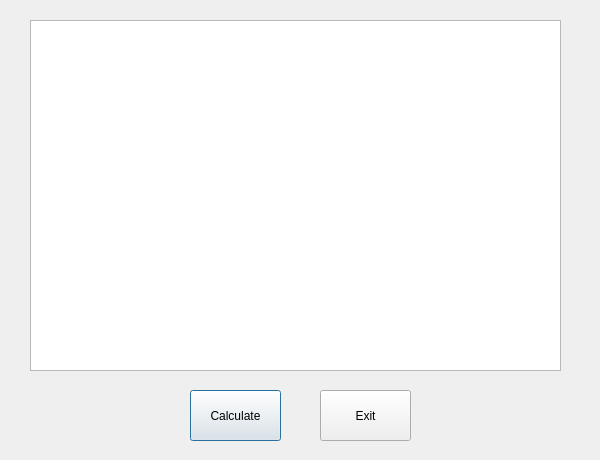
<?xml version="1.0" encoding="UTF-8"?>
<ui version="4.0">
 <class>Dialog</class>
 <widget class="QDialog" name="Dialog">
  <property name="geometry">
   <rect>
    <x>0</x>
    <y>0</y>
    <width>600</width>
    <height>460</height>
   </rect>
  </property>
  <property name="windowTitle">
   <string>Distance Traveled by Gain</string>
  </property>
  <widget class="QPushButton" name="pushButtonCalc">
   <property name="geometry">
    <rect>
     <x>190</x>
     <y>390</y>
     <width>91</width>
     <height>51</height>
    </rect>
   </property>
   <property name="text">
    <string>Calculate</string>
   </property>
  </widget>
  <widget class="QPushButton" name="pushButtonExit">
   <property name="geometry">
    <rect>
     <x>320</x>
     <y>390</y>
     <width>91</width>
     <height>51</height>
    </rect>
   </property>
   <property name="text">
    <string>Exit</string>
   </property>
  </widget>
  <widget class="QListWidget" name="listWidgetOut">
   <property name="geometry">
    <rect>
     <x>30</x>
     <y>20</y>
     <width>531</width>
     <height>351</height>
    </rect>
   </property>
  </widget>
 </widget>
 <resources/>
 <connections/>
</ui>
